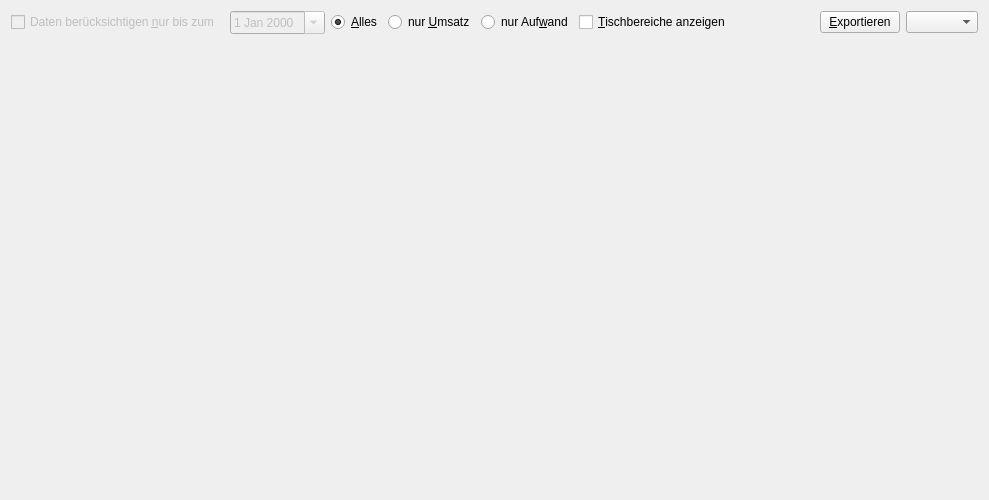
<?xml version="1.0" encoding="UTF-8"?>
<ui version="4.0">
 <class>VerbrauchTextuellReport</class>
 <widget class="QWidget" name="VerbrauchTextuellReport">
  <property name="geometry">
   <rect>
    <x>0</x>
    <y>0</y>
    <width>989</width>
    <height>500</height>
   </rect>
  </property>
  <property name="windowTitle">
   <string>Verbrauch</string>
  </property>
  <layout class="QGridLayout" name="gridLayout">
   <item row="1" column="0">
    <layout class="QVBoxLayout" name="verticalLayout">
     <item>
      <layout class="QHBoxLayout" name="horizontalLayout">
       <item>
        <widget class="QCheckBox" name="checkBox_useTillDate">
         <property name="enabled">
          <bool>false</bool>
         </property>
         <property name="text">
          <string>Daten berücksichtigen &amp;nur bis zum </string>
         </property>
        </widget>
       </item>
       <item>
        <widget class="QDateEdit" name="dateEdit_till">
         <property name="enabled">
          <bool>false</bool>
         </property>
         <property name="calendarPopup">
          <bool>true</bool>
         </property>
        </widget>
       </item>
       <item>
        <widget class="QRadioButton" name="radioButton_all">
         <property name="text">
          <string>&amp;Alles</string>
         </property>
         <property name="checked">
          <bool>true</bool>
         </property>
        </widget>
       </item>
       <item>
        <widget class="QRadioButton" name="radioButton_umsatz">
         <property name="text">
          <string>nur &amp;Umsatz</string>
         </property>
        </widget>
       </item>
       <item>
        <widget class="QRadioButton" name="radioButton_aufwand">
         <property name="text">
          <string>nur Auf&amp;wand</string>
         </property>
        </widget>
       </item>
       <item>
        <widget class="QCheckBox" name="checkBox_showTableCode">
         <property name="text">
          <string>&amp;Tischbereiche anzeigen</string>
         </property>
        </widget>
       </item>
       <item>
        <spacer name="horizontalSpacer">
         <property name="orientation">
          <enum>Qt::Horizontal</enum>
         </property>
         <property name="sizeHint" stdset="0">
          <size>
           <width>40</width>
           <height>20</height>
          </size>
         </property>
        </spacer>
       </item>
       <item>
        <widget class="QPushButton" name="pushButton_export">
         <property name="text">
          <string>&amp;Exportieren</string>
         </property>
        </widget>
       </item>
       <item>
        <widget class="QComboBox" name="comboBox_period"/>
       </item>
      </layout>
     </item>
     <item>
      <widget class="ReportTextViewWidget" name="textView" native="true"/>
     </item>
    </layout>
   </item>
  </layout>
 </widget>
 <customwidgets>
  <customwidget>
   <class>ReportTextViewWidget</class>
   <extends>QWidget</extends>
   <header>reports.reportTextViewWidget</header>
   <container>1</container>
  </customwidget>
 </customwidgets>
 <resources/>
 <connections/>
</ui>
